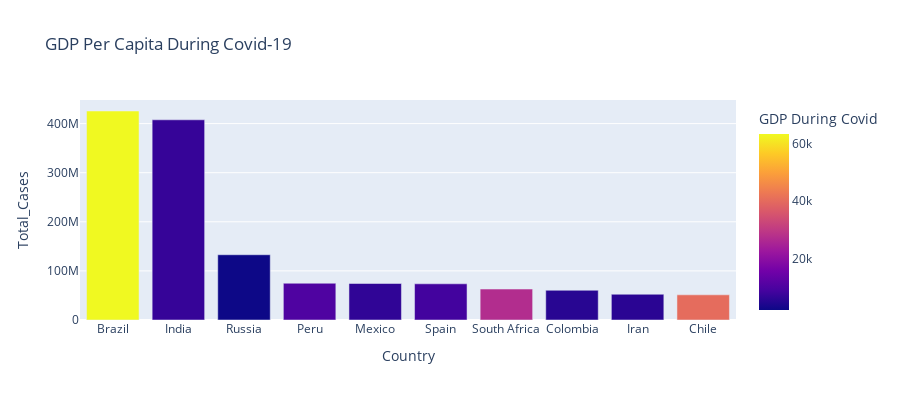

The cell this chart's notebook holds for it:
### Code cell
fig = px.bar(top_10_case, x='Country', y='Total_Cases',
             hover_data=['Total_Population', 'Total_deaths'], 
             color='GDP During Covid', height=400, 
             title="GDP Per Capita During Covid-19")
fig.show()

### Figure 1 — Plotly figure (JSON) as saved in the notebook; plotly's stock layout.template omitted (floating-point values rounded to 4 significant figures)
{"data": [{"alignmentgroup": "True", "customdata": [[19.17, 14340567], [21.05, 7247327], [18.8, 2131571], [17.31, 3020038], [18.67, 7295850], [17.66, 5510624], [17.9, 1357682], [17.75, 1936134], [18.25, 2914070], [16.77, 1283880]], "hovertemplate": "Country=%{x}<br>Total_Cases=%{y}<br>Total_Population=%{customdata[0]}<br>Total_deaths=%{customdata[1]}<br>GDP During Covid=%{marker.color}<extra></extra>", "legendgroup": "", "marker": {"color": [63540.0, 6797.0, 1901.0, 10130.0, 6127.0, 8347.0, 27060.0, 5091.0, 5333.0, 40280.0], "coloraxis": "coloraxis", "pattern": {"shape": ""}}, "name": "", "offsetgroup": "", "orientation": "v", "showlegend": false, "textposition": "auto", "type": "bar", "x": ["Brazil", "India", "Russia", "Peru", "Mexico", "Spain", "South Africa", "Colombia", "Iran", "Chile"], "xaxis": "x", "y": [425704517, 407771615, 132888951, 74882695, 74347548, 73717676, 63027659, 60543682, 52421884, 51268034], "yaxis": "y"}], "layout": {"barmode": "relative", "coloraxis": {"colorbar": {"title": {"text": "GDP During Covid"}}, "colorscale": [[0, "#0d0887"], [0.1111, "#46039f"], [0.2222, "#7201a8"], [0.3333, "#9c179e"], [0.4444, "#bd3786"], [0.5556, "#d8576b"], [0.6667, "#ed7953"], [0.7778, "#fb9f3a"], [0.8889, "#fdca26"], [1, "#f0f921"]]}, "height": 400, "legend": {"tracegroupgap": 0}, "title": {"text": "GDP Per Capita During Covid-19"}, "xaxis": {"anchor": "y", "domain": [0, 1], "title": {"text": "Country"}}, "yaxis": {"anchor": "x", "domain": [0, 1], "title": {"text": "Total_Cases"}}}}
